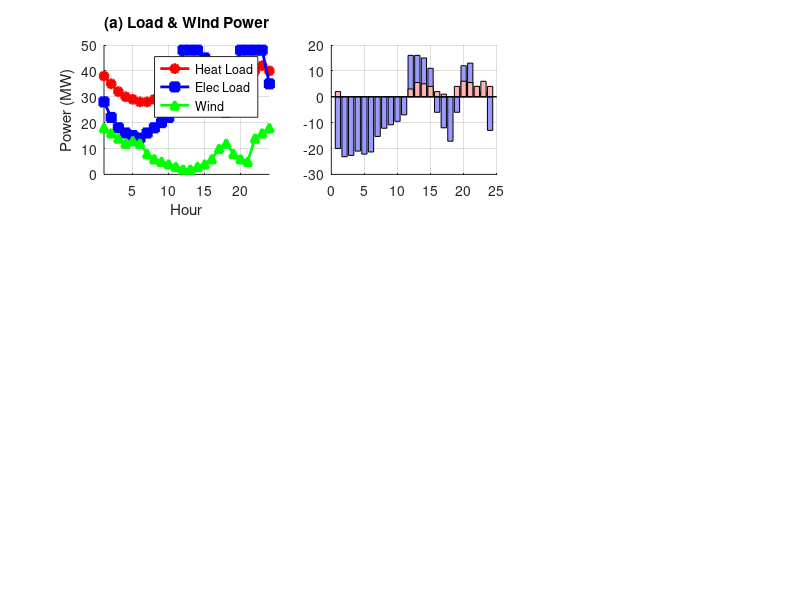

Write MATLAB code to recreate this figure. (Note: this script raises an error after producing the figure.)
% =========================================================================
% run_paper_dispatch.m — CCES-CHP 24h调度仿真 (基于论文负荷曲线)
% 使用 PaperReproduction.m 的实际负荷/风电数据和调度逻辑
% =========================================================================

clc; clear; close all;

%% 0. 环境设置
addpath('/home/lab206/code/Matlab/matlab-interface-refprop-coolprop-main/toolbox')
addpath('/home/lab206/code/Matlab/matlab-interface-refprop-coolprop-main/toolbox/internal')
addpath('/home/lab206/code/CO2_energy_storage/CCES_CHP_Simulink/src')

%% 1. 负荷与风电数据 (来自论文 Fig. 8)
% 热负荷 [MW] — 典型供暖日
Heat_Load = [38, 35, 32, 30, 29, 28, 28, 29, 31, 33, 36, 39, ...
             41.5, 41, 40, 38, 37, 35, 40, 42, 41.5, 40, 42, 40]';
% 电负荷 [MW]
Elec_Load = [28, 22, 18, 16, 15, 14, 16, 18, 20, 22, 26, 48, ...
             48, 48, 45, 30, 28, 24, 32, 48, 48, 48, 48, 35]';
% 风电出力 [MW]
Wind_Power = [18, 16, 14, 12, 13, 12, 8, 6, 5, 4, 3, 2, ...
              2, 3, 4, 6, 10, 12, 8, 6, 5, 14, 16, 18]';

N_hours = 24;
t_hours = 1:N_hours;

%% 2. CCES-CHP 系统参数 (与论文一致)
% 设计点参数
W_design  = 10;          % 设计功率 [MW]
beta1  = 1.185;          % Q_IC / W_C_E
beta2  = 2.307;          % Q_HR / W_T_E
alpha1 = 2.744;          % m_charge / W_C_E [kg/(s·MW)]
alpha2 = 4.117;          % m_discharge / W_T_E [kg/(s·MW)]

% 储罐参数
V_HPT = 500;             % m³
T_HPT = 298;             % K
Rg = 0.1889;             % kJ/(kg·K)
P_HPT_upper = 6.80;      % MPa
P_HPT_lower = 0.12;      % MPa

% HTV 蓄热参数
Q_HTV_upper = 150;       % MWh_th
Q_HTV_lower = 0;

% 功率约束
W_C_upper = W_design;
W_T_upper = W_design;
Q_HG_LG_max = beta1 * W_C_upper;  % 最大供热 [MW_th]

% 时间步长
dt_h = 1.0;              % 小时
dt_s = dt_h * 3600;      % 秒 (alpha系数单位 kg/(s·MW) 需要秒)

%% 3. C-CHP 参数 (以热定电)
CCHP_capacity    = 30;       % MW
CCHP_therm_ratio = 1.2;     % 热电比
CCHP_heat_max = CCHP_capacity * CCHP_therm_ratio;  % 36 MW_th

% C-CHP 热出力 = min(热负荷, 最大热出力)
CCHP_Heat = min(Heat_Load, CCHP_heat_max);
CCHP_Elec = CCHP_Heat / CCHP_therm_ratio;

% CCES 调度指令
Heat_Dispatch = Heat_Load - CCHP_Heat;            % 热缺口 (>0: CCES需供热)
Elec_Dispatch = Elec_Load - CCHP_Elec - Wind_Power; % 电缺口 (>0: 需充电; <0: 需放电)

%% 4. 初始化状态
Q_HTV_array = zeros(N_hours, 1);
P_HPT_array = zeros(N_hours, 1);

Q_HTV_array(1) = 0.5 * Q_HTV_upper;   % 50% 初始蓄热
P_HPT_array(1) = 0.5 * (P_HPT_upper + P_HPT_lower);  % 50% 初始压力

W_C_hourly    = zeros(N_hours, 1);
W_T_hourly    = zeros(N_hours, 1);
Q_heat_hourly = zeros(N_hours, 1);
Mode          = cell(N_hours, 1);

%% 5. 逐时调度模拟
fprintf('============================================================\n');
fprintf('  CCES-CHP 24h 调度仿真 (基于论文负荷曲线)\n');
fprintf('  设计功率: %d MW | β1=%.2f β2=%.2f\n', W_design, beta1, beta2);
fprintf('  α1=%.2f α2=%.2f kg/(s·MW)\n', alpha1, alpha2);
fprintf('============================================================\n\n');
fprintf(' 时刻 | 模式          | W_C  | W_T  | Q_h  | P_HPT  | Q_HTV \n');
fprintf('      |               | [MW] | [MW] | [MW] | [MPa]  | [MWh] \n');
fprintf('------+---------------+------+------+------+--------+-------\n');

for t = 1:N_hours
    if t > 1
        Q_HTV_array(t) = Q_HTV_array(t-1);
        P_HPT_array(t) = P_HPT_array(t-1);
    end

    % ===== 判断运行模式 =====
    if Elec_Dispatch(t) > 0.5  % 需充电 (电网余量 > 0.5 MW)
        % ---- 充电-供热模式 ----
        Mode{t} = 'Charge+Heat';

        W_C_target = min(Elec_Dispatch(t), W_C_upper);

        % HTV上限约束: dQ/dt = beta1 * W, 限制W使Q不超上限
        W_C_HTV = max(0, (Q_HTV_upper - Q_HTV_array(t)) / dt_h / beta1);
        % HPT上限约束: dm/dt = alpha1 * W [kg/(s·MW)*MW = kg/s]
        % dP = dm * Rg * T / (V * 1e6) [MPa], dt in seconds
        W_C_HPT = max(0, (P_HPT_upper - P_HPT_array(t)) * V_HPT * 1e6 ...
                   / (Rg * 1000 * T_HPT) / dt_s / alpha1);

        W_C_hourly(t) = min([W_C_target, W_C_HTV, W_C_HPT]);

        % 压缩热存入 HTV
        Q_comp = beta1 * W_C_hourly(t);

        % 供热 (从 HTV)
        if Heat_Dispatch(t) > 0
            Q_heat_hourly(t) = min(Heat_Dispatch(t), Q_HG_LG_max);
            Q_heat_hourly(t) = min(Q_heat_hourly(t), Q_HTV_array(t)/dt_h);
        end

        Q_HTV_array(t) = Q_HTV_array(t) + (Q_comp - Q_heat_hourly(t)) * dt_h;
        % dm[kg] = alpha1[kg/(s·MW)] * W[MW] * dt_s[s]
        % dP[MPa] = dm * Rg[kJ/(kg·K)] * T[K] / (V[m³] * 1e3[kJ/MJ]) / 1e3 →
        % dP = dm * Rg * T / (V * 1e6)
        dm_charge = alpha1 * W_C_hourly(t) * dt_s;
        delta_P = dm_charge * (Rg * 1000) * T_HPT / (V_HPT * 1e6);
        P_HPT_array(t) = P_HPT_array(t) + delta_P;

    elseif Elec_Dispatch(t) < -0.5  % 需放电 (电网缺口 > 0.5 MW)
        % ---- 放电-供热模式 ----
        Mode{t} = 'Dischg+Heat';

        W_T_target = min(abs(Elec_Dispatch(t)), W_T_upper);

        % HTV下限约束
        W_T_HTV = max(0, (Q_HTV_array(t) - Q_HTV_lower) / dt_h / beta2);
        % HPT下限约束: P drop = dm_out * Rg * T / (V * 1e6)
        W_T_HPT = max(0, (P_HPT_array(t) - P_HPT_lower) * V_HPT * 1e6 ...
                   / ((Rg * 1000) * T_HPT) / dt_s / alpha2);

        W_T_hourly(t) = min([W_T_target, W_T_HTV, W_T_HPT]);

        Q_return = beta2 * W_T_hourly(t);  % 回热消耗

        if Heat_Dispatch(t) > 0
            Q_heat_hourly(t) = min(Heat_Dispatch(t), Q_HG_LG_max);
            Q_heat_hourly(t) = min(Q_heat_hourly(t), ...
                (Q_HTV_array(t) - Q_return * dt_h) / dt_h);
        end

        Q_HTV_array(t) = Q_HTV_array(t) - (Q_return + Q_heat_hourly(t)) * dt_h;
        dm_disch = alpha2 * W_T_hourly(t) * dt_s;
        delta_P = dm_disch * (Rg * 1000) * T_HPT / (V_HPT * 1e6);
        P_HPT_array(t) = P_HPT_array(t) - delta_P;

    else  % |Elec_Dispatch| <= 0.5 MW: 接近平衡
        % ---- 仅供热或待机 ----
        Mode{t} = 'HeatOnly';

        if Heat_Dispatch(t) > 0
            Q_heat_hourly(t) = min(Heat_Dispatch(t), Q_HTV_array(t)/dt_h);
            Q_HTV_array(t) = Q_HTV_array(t) - Q_heat_hourly(t) * dt_h;
        end
    end

    % 边界修正
    Q_HTV_array(t) = max(Q_HTV_lower, min(Q_HTV_upper, Q_HTV_array(t)));
    P_HPT_array(t) = max(P_HPT_lower, min(P_HPT_upper, P_HPT_array(t)));

    fprintf('  %2d   | %-13s | %4.1f | %4.1f | %4.1f | %6.2f  | %5.1f \n', ...
        t, Mode{t}, W_C_hourly(t), W_T_hourly(t), Q_heat_hourly(t), ...
        P_HPT_array(t), Q_HTV_array(t));
end

%% 6. SOC 计算
SOC_heat = Q_HTV_array / Q_HTV_upper * 100;
SOC_gas  = (P_HPT_array - P_HPT_lower) / (P_HPT_upper - P_HPT_lower) * 100;

CCES_net_power = W_T_hourly - W_C_hourly;  % + = 净供电

%% 7. 性能汇总
fprintf('\n============================================================\n');
fprintf('              24h 调度性能摘要\n');
fprintf('============================================================\n');
E_charge  = sum(W_C_hourly) * dt_h;
E_disch   = sum(W_T_hourly) * dt_h;
E_heat    = sum(Q_heat_hourly) * dt_h;
RTE_elec  = E_disch / E_charge * 100;

fprintf('总充电量:      %8.2f MWh\n', E_charge);
fprintf('总放电量:      %8.2f MWh\n', E_disch);
fprintf('总供热量:      %8.2f MWh_th\n', E_heat);
fprintf('电力 RTE:      %8.1f %%\n', RTE_elec);
fprintf('HPT压力范围:   %5.2f - %.2f MPa\n', min(P_HPT_array), max(P_HPT_array));
fprintf('HTV蓄热范围:   %5.1f - %.1f MWh_th\n', min(Q_HTV_array), max(Q_HTV_array));
fprintf('SOC_gas范围:   %5.1f - %.1f %%\n', min(SOC_gas), max(SOC_gas));
fprintf('SOC_heat范围:  %5.1f - %.1f %%\n', min(SOC_heat), max(SOC_heat));
fprintf('============================================================\n');

%% 8. 综合可视化 (8面板)
figure('Name', 'CCES-CHP 24h Paper Dispatch Simulation', ...
       'Color', 'w', 'Position', [40, 30, 1550, 960]);

% --- (a) 负荷与风电 ---
subplot(3,3,1);
hold on; grid on;
plot(t_hours, Heat_Load, 'r-o', 'LineWidth', 2, 'MarkerSize', 6, 'MarkerFaceColor', 'r');
plot(t_hours, Elec_Load, 'b-s', 'LineWidth', 2, 'MarkerSize', 6, 'MarkerFaceColor', 'b');
plot(t_hours, Wind_Power, 'g-^', 'LineWidth', 2, 'MarkerSize', 6, 'MarkerFaceColor', 'g');
xlabel('Hour'); ylabel('Power (MW)');
title('(a) Load & Wind Power');
legend('Heat Load', 'Elec Load', 'Wind', 'Location', 'best');
xlim([1 24]);

% --- (b) 调度指令 ---
subplot(3,3,2);
hold on; grid on;
bar(t_hours, Elec_Dispatch, 'FaceColor', [0.6 0.6 1]);
bar(t_hours, Heat_Dispatch, 'FaceColor', [1 0.7 0.7]);
yline(0, 'k-', 'LineWidth', 1.5);
xlabel('Hour'); ylabel('Power (MW)');
title('(b) CCES Dispatch Signal');
legend('Elec Dispatch (+=Charge)', 'Heat Dispatch', 'Location', 'best');
xlim([1 24]);

% --- (c) CCES 运行功率 ---
subplot(3,3,3);
hold on; grid on;
bar(t_hours, W_C_hourly, 'r', 'FaceAlpha', 0.7);
bar(t_hours, -W_T_hourly, 'b', 'FaceAlpha', 0.7);
plot(t_hours, CCES_net_power, 'k-o', 'LineWidth', 2, 'MarkerFaceColor', 'k');
yline(0, 'k-');
xlabel('Hour'); ylabel('Power (MW)');
title('(c) CCES Operation');
legend('Charge W_C', 'Discharge W_T', 'Net Power', 'Location', 'best');
xlim([1 24]);

% --- (d) 电力平衡 ---
subplot(3,3,4);
hold on; grid on;
bar(t_hours, CCHP_Elec, 'FaceColor', [1 0.85 0.3]);        % C-CHP
bar(t_hours, Wind_Power, 'FaceColor', [0.2 0.8 0.2]);       % Wind
bar(t_hours, W_T_hourly, 'FaceColor', [0.3 0.5 0.9]);       % CCES disch
bar(t_hours, -W_C_hourly, 'FaceColor', [0.9 0.4 0.4]);      % CCES charge
bar(t_hours, -Elec_Load, 'FaceColor', [0.3 0.3 0.3]);       % Load
xlabel('Hour'); ylabel('Electric Power (MW)');
title('(d) Electricity Balance');
legend('C-CHP', 'Wind', 'CCES Disch', 'CCES Charg', 'Load', 'Location', 'best');
xlim([1 24]);

% --- (e) 热力平衡 ---
subplot(3,3,5);
hold on; grid on;
bar(t_hours, CCHP_Heat, 'FaceColor', [1 0.85 0.3]);
bar(t_hours, Q_heat_hourly, 'FaceColor', [0.9 0.4 0.4]);
plot(t_hours, Heat_Load, 'k--', 'LineWidth', 2);
xlabel('Hour'); ylabel('Heat Power (MW_{th})');
title('(e) Heat Balance');
legend('C-CHP Heat', 'CCES Heat', 'Heat Load', 'Location', 'best');
xlim([1 24]);

% --- (f) 双 SOC 演变 ---
subplot(3,3,6);
hold on; grid on;
yyaxis left;
plot(t_hours, SOC_gas, 'b-o', 'LineWidth', 2.5, 'MarkerFaceColor', 'b');
ylabel('Gas SOC (%)'); ylim([-5 105]);
yyaxis right;
plot(t_hours, SOC_heat, 'r-s', 'LineWidth', 2.5, 'MarkerFaceColor', 'r');
ylabel('Heat SOC (%)'); ylim([-5 105]);
xlabel('Hour');
title('(f) Dual SOC Evolution');
legend('Gas SOC', 'Heat SOC', 'Location', 'best');
xlim([1 24]);

% --- (g) HPT压力 ---
subplot(3,3,7);
hold on; grid on;
area(t_hours, P_HPT_array, 'FaceColor', [0.3 0.7 0.3], 'EdgeColor', 'g', 'LineWidth', 2);
yline(P_HPT_upper, 'r--', 'P_{max}', 'LineWidth', 1.5);
yline(P_HPT_lower, 'b--', 'P_{min}', 'LineWidth', 1.5);
xlabel('Hour'); ylabel('Pressure (MPa)');
title('(g) HPT Pressure');
xlim([1 24]);

% --- (h) HTV 蓄热量 ---
subplot(3,3,8);
hold on; grid on;
area(t_hours, Q_HTV_array, 'FaceColor', [0.9 0.6 0.3], 'EdgeColor', 'r', 'LineWidth', 2);
yline(Q_HTV_upper, 'r--', 'Q_{max}', 'LineWidth', 1.5);
yline(Q_HTV_lower, 'b--', 'Q_{min}', 'LineWidth', 1.5);
xlabel('Hour'); ylabel('Stored Heat (MWh_{th})');
title('(h) HTV Thermal Storage');
xlim([1 24]);

sgtitle('CCES-CHP 24h Dispatch — Paper Load Curves', 'FontSize', 16, 'FontWeight', 'bold');
saveas(gcf, '/home/lab206/code/CO2_energy_storage/CCES_CHP_Simulink/output/paper_dispatch_results.png');

%% 9. 导出数据
save('/home/lab206/code/CO2_energy_storage/CCES_CHP_Simulink/output/paper_dispatch_data.mat', ...
     't_hours', 'Heat_Load', 'Elec_Load', 'Wind_Power', ...
     'CCHP_Heat', 'CCHP_Elec', 'Heat_Dispatch', 'Elec_Dispatch', ...
     'W_C_hourly', 'W_T_hourly', 'Q_heat_hourly', 'Mode', ...
     'P_HPT_array', 'Q_HTV_array', 'SOC_gas', 'SOC_heat', 'CCES_net_power');
fprintf('数据已导出到 paper_dispatch_data.mat\n');
